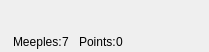
<?xml version="1.0" encoding="UTF-8"?>
<ui version="4.0">
 <class>PlayerInfoView</class>
 <widget class="QWidget" name="PlayerInfoView">
  <property name="geometry">
   <rect>
    <x>0</x>
    <y>0</y>
    <width>209</width>
    <height>52</height>
   </rect>
  </property>
  <property name="windowTitle">
   <string notr="true"/>
  </property>
  <layout class="QGridLayout" name="gridLayout" rowstretch="1,0,0">
   <property name="leftMargin">
    <number>0</number>
   </property>
   <property name="topMargin">
    <number>0</number>
   </property>
   <property name="rightMargin">
    <number>0</number>
   </property>
   <property name="bottomMargin">
    <number>0</number>
   </property>
   <property name="verticalSpacing">
    <number>0</number>
   </property>
   <item row="2" column="1">
    <layout class="QHBoxLayout" name="infoLayout">
     <item>
      <widget class="QLabel" name="label_11">
       <property name="text">
        <string>Meeples:</string>
       </property>
      </widget>
     </item>
     <item>
      <widget class="QLabel" name="meeplesLabel">
       <property name="text">
        <string notr="true">7</string>
       </property>
      </widget>
     </item>
     <item>
      <spacer name="horizontalSpacer_3">
       <property name="orientation">
        <enum>Qt::Horizontal</enum>
       </property>
       <property name="sizeType">
        <enum>QSizePolicy::Fixed</enum>
       </property>
       <property name="sizeHint" stdset="0">
        <size>
         <width>10</width>
         <height>20</height>
        </size>
       </property>
      </spacer>
     </item>
     <item>
      <widget class="QLabel" name="label_2">
       <property name="text">
        <string>Points:</string>
       </property>
      </widget>
     </item>
     <item>
      <widget class="QLabel" name="pointsLabel">
       <property name="text">
        <string notr="true">0</string>
       </property>
      </widget>
     </item>
     <item>
      <spacer name="horizontalSpacer_2">
       <property name="orientation">
        <enum>Qt::Horizontal</enum>
       </property>
       <property name="sizeHint" stdset="0">
        <size>
         <width>0</width>
         <height>0</height>
        </size>
       </property>
      </spacer>
     </item>
    </layout>
   </item>
   <item row="0" column="1">
    <widget class="QLabel" name="nameLabel">
     <property name="sizePolicy">
      <sizepolicy hsizetype="Preferred" vsizetype="Maximum">
       <horstretch>0</horstretch>
       <verstretch>0</verstretch>
      </sizepolicy>
     </property>
     <property name="font">
      <font>
       <weight>75</weight>
       <bold>true</bold>
      </font>
     </property>
     <property name="text">
      <string/>
     </property>
    </widget>
   </item>
   <item row="0" column="0" rowspan="3">
    <widget class="PIVLabel" name="iconLabel"/>
   </item>
   <item row="1" column="1">
    <layout class="QHBoxLayout" name="meepleLayout">
     <property name="spacing">
      <number>3</number>
     </property>
     <property name="topMargin">
      <number>5</number>
     </property>
     <item>
      <spacer name="meepleSpacer">
       <property name="orientation">
        <enum>Qt::Horizontal</enum>
       </property>
       <property name="sizeHint" stdset="0">
        <size>
         <width>0</width>
         <height>0</height>
        </size>
       </property>
      </spacer>
     </item>
    </layout>
   </item>
   <item row="0" column="2" rowspan="3">
    <widget class="PIVLabel" name="tileLabel"/>
   </item>
  </layout>
 </widget>
 <customwidgets>
  <customwidget>
   <class>PIVLabel</class>
   <extends>QLabel</extends>
   <header>gui/playerinfoview.h</header>
  </customwidget>
 </customwidgets>
 <resources/>
 <connections/>
</ui>
